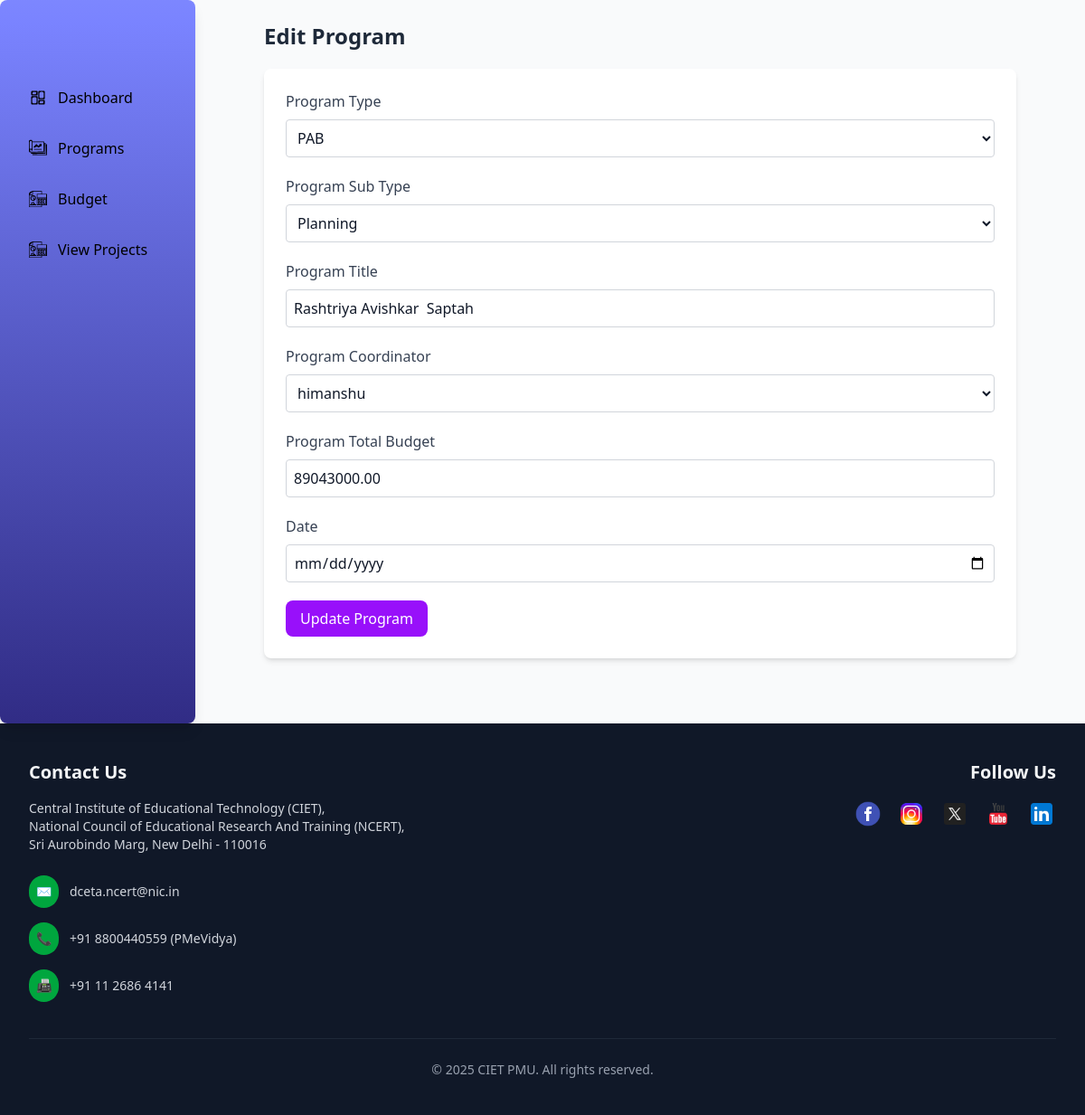
The page /projects/edit/2/ on the database its author committed.
### admin_dashboard/models.py (models this page shows)
class Program(models.Model):
    type = models.TextField(blank=True, null=True)
    title = models.TextField()
    coordinator = models.ForeignKey('User', models.DO_NOTHING)
    annual_budget = models.ForeignKey(Annualbudget, models.DO_NOTHING)
    created_at = models.DateTimeField(default=timezone.now)
    updated_at = models.DateTimeField(default=timezone.now)
    program_budget = models.DecimalField(decimal_places=2, max_digits=12)
    program_sub_type = models.TextField()
    class Meta:
        managed = False
        db_table = 'Program'

class User(models.Model):
    username = models.TextField(unique=True)
    password = models.TextField()
    role = models.TextField(blank=True, null=True)
    name = models.TextField()
    email = models.TextField(unique=True)
    class Meta:
        managed = False
        db_table = 'User'

### admin_dashboard/views.py (the view, shortened to what this page needs)
# urls.py: path('projects/edit/<int:project_id>/', views.edit_project, name='edit_project'),
def edit_project(request, project_id):
    project = get_object_or_404(Program, id=project_id)
    users = User.objects.all()
    return render(request, 'admin_dashboard/projects.html', {
        'users': users,
        'edit_mode': True,
        'project': project
    })

### admin_dashboard/templates/admin_dashboard/projects.html (shortened to what this page needs)
{% extends "layout.html" %}
{% block content %}
{% load static tailwind_tags %}
{% load static %}
<div class="flex flex-col md:flex-row min-h-screen bg-gray-50">
  {% include "partials/admin_sidebar.html" %}
  <div id="mainContent" class="flex-1 w-full max-w-2xl lg:max-w-4xl mx-auto px-3 sm:px-6 md:px-8 py-6">
    <h2 class="text-xl sm:text-2xl font-semibold text-gray-800 mb-5 text-center md:text-left">
      {% if edit_mode %}Edit Program{% else %}Create Program{% endif %}
    </h2>
    <form method="POST" class="space-y-4 sm:space-y-5 bg-white shadow-md rounded-lg p-4 sm:p-6">
      <div>
        <label class="block text-gray-700 mb-1 sm:mb-2 text-sm sm:text-base">Program Type</label>
        <select id="program-type" name="program_type" required
          class="form-select w-full text-sm sm:text-base">
          <option value="PAB" {% if edit_mode and project.type == "PAB" %}selected{% endif %}>PAB</option>
        </select>
      </div>
      <div>
        <label class="block text-gray-700 mb-1 sm:mb-2 text-sm sm:text-base">Program Sub Type</label>
        <select id="program-sub-type" name="program_sub_type" required
          class="form-select w-full text-sm sm:text-base">
          <option value="Planning" {% if edit_mode and project.program_sub_type == "Planning" %}selected{% endif %}>Planning</option>
        </select>
      </div>
      <div>
        <label class="block text-gray-700 mb-1 sm:mb-2 text-sm sm:text-base">Program Title</label>
        <input type="text" id="program-title" name="program_title" placeholder="Enter Program Title" required
          class="form-input w-full" value="{% if edit_mode %}{{ project.title }}{% endif %}">
      </div>
      <div>
        <label class="block text-gray-700 mb-1 sm:mb-2 text-sm sm:text-base">Program Coordinator</label>
        <select id="program-coordinator" name="program_coordinator" required
          class="form-select w-full text-sm sm:text-base">
          {% for user in users %}
          <option value="{{ user.id }}" {% if edit_mode and project.coordinator.id == user.id %}selected{% endif %}>{{ user.get_full_name|default:user.username }}</option>
          {% endfor %}
        </select>
      </div>
      <div>
        <label class="block text-gray-700 mb-1 sm:mb-2 text-sm sm:text-base">Program Total Budget</label>
        <input type="number" id="program-budget" name="program_budget" placeholder="Enter Total Budget"
          min="0" step="0.01" required
          class="form-input w-full" value="{% if edit_mode %}{{ project.program_budget }}{% endif %}">
      </div>
      <div>
        <label class="block text-gray-700 mb-1 sm:mb-2 text-sm sm:text-base">Date</label>
        <input type="date" id="program-date" name="created_at" placeholder="Enter the date"
          min="0" step="0.01" required
          class="form-input w-full" value="{% if edit_mode %}{{ project.created_at }}{% endif %}">
      </div>
      <button type="submit" id="submit"
        class="w-full sm:w-auto px-4 py-2 bg-purple-600 hover:bg-purple-700 text-white rounded-lg
               text-sm sm:text-base transition focus:ring-4 focus:ring-purple-300 disabled:opacity-50">
        {% if edit_mode %}Update Program{% else %}Submit{% endif %}
      </button>
    </form>
  </div>
</div>
{% endblock %}

### admin_dashboard/static/css/admin_styles.css (style rules this page uses)
.form-input { padding: 0.5rem; border: 1px solid #d1d5db; border-radius: 0.25rem; outline: none; font-size: 0.875rem; }
@media (min-width: 640px) { .form-input { font-size: 1rem; } }
.form-select { padding: 0.5rem; border: 1px solid #d1d5db; border-radius: 0.25rem; outline: none; font-size: 0.875rem; }
@media (min-width: 640px) { .form-select { font-size: 1rem; } }

### rows shown on the page
Program: program_type "PAB", program_sub_type "Planning", program_title "Rashtriya Avishkar Saptah", program_coordinator "himanshu", program_budget "89043000.00"
